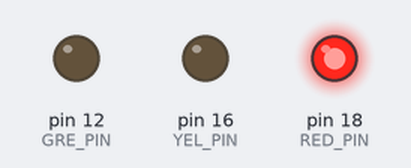
The program below on a simulated Raspberry Pi (header pin numbers). On the bench: output pins drawn as LEDs (lit = HIGH).

Above: at 2.0 s.
At 6.0 s:
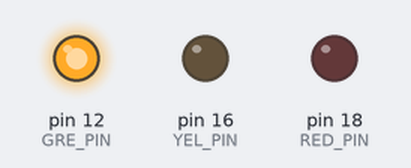
At 9.0 s:
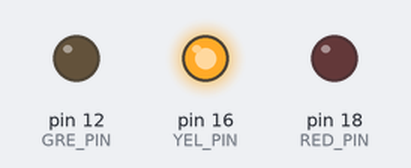
Timing chart, 0 to 13.0 s (numbered marks = the images above):
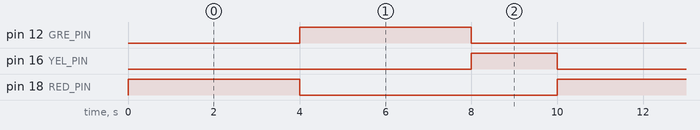

Measured:
- by itself, pin 12 (GRE_PIN), pin 18 (RED_PIN): alternates HIGH for 4.0 s and LOW for 6.0 s
- by itself, pin 16 (YEL_PIN): alternates HIGH for 2.0 s and LOW for 8.0 s
- by itself, everything shown: repeats every 10.0 s, in 3 steps

The program:

trafic_light.py
```python
import RPi.GPIO as GPIO
import time

GPIO.setmode(GPIO.BOARD)

GRE_PIN = 12
YEL_PIN = 16
RED_PIN = 18

GPIO.setup(GRE_PIN, GPIO.OUT)
GPIO.setup(YEL_PIN, GPIO.OUT)
GPIO.setup(RED_PIN, GPIO.OUT)

def init():
    GPIO.output(GRE_PIN, GPIO.LOW)
    GPIO.output(YEL_PIN, GPIO.LOW)
    GPIO.output(RED_PIN, GPIO.LOW)

def light(pin, duration):
    GPIO.output(pin, GPIO.HIGH)
    time.sleep(duration)
    GPIO.output(pin, GPIO.LOW)

def main():
    init()
    light(RED_PIN, 4)
    light(GRE_PIN, 4)
    light(YEL_PIN, 2)

try:
    while True:
        main()
except KeyboardInterrupt:
    print('Exit')
finally:
    GPIO.cleanup()
```
